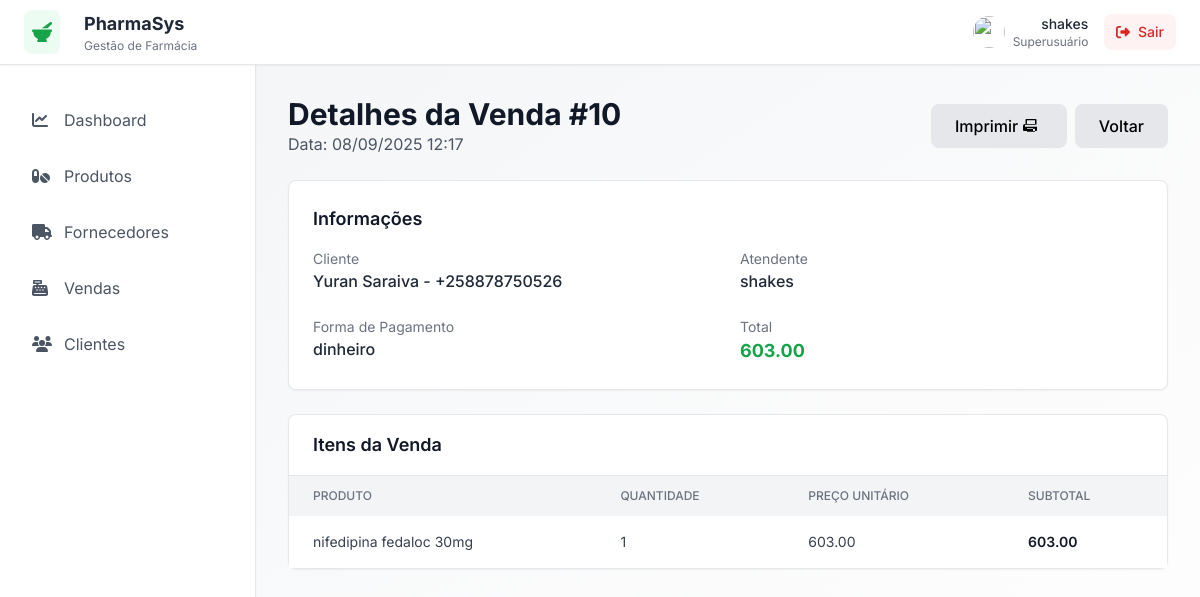
The page /vendas/10/detalhes/ (signed in) on the database its author committed.
### vendas/models.py (models this page shows, shortened)
class Venda(models.Model):
    FORMA_PAGAMENTO_CHOICES = [
        ("dinheiro", "Dinheiro"),
        ("mpesa", "M-Pesa"),
        ("emola", "E-Mola"),
        ('pos', 'POS'),
        ("transferencia", "Transferencia Bancaria"),
    ]
    cliente = models.ForeignKey(Cliente, on_delete=models.SET_NULL, null=True, blank=True)
    atendente = models.ForeignKey(User, on_delete=models.SET_NULL, null=True)
    data_venda = models.DateTimeField(auto_now_add=True)
    data_atualizacao = models.DateTimeField(auto_now=True)
    total = models.DecimalField(max_digits=10, decimal_places=2, default=0)
    forma_pagamento = models.CharField(max_length=20, choices=FORMA_PAGAMENTO_CHOICES)
    class Meta:
        ordering = ['-data_venda']
        permissions = [
            ("cancelar_venda", "Pode cancelar vendas"),
            ("reembolsar_venda", "Pode reembolsar vendas"),
            ("emitir_nfe", "Pode emitir NFE"),
        ]

class ItemVenda(models.Model):
    venda = models.ForeignKey(Venda, on_delete=models.CASCADE, related_name="itens")
    produto = models.ForeignKey(Produto, on_delete=models.PROTECT)
    quantidade = models.PositiveIntegerField(validators=[MinValueValidator(1)])
    preco_unitario = models.DecimalField(max_digits=10, decimal_places=2, default=0)
    class Meta:
        verbose_name = 'Item de Venda'
        verbose_name_plural = 'Itens de Venda'
    @property
    def subtotal(self):
        if not self.preco_unitario or not self.quantidade:
            return 0
        return self.preco_unitario * self.quantidade

### clientes/models.py (models this page shows)
class Cliente(models.Model):
    nome = models.CharField(max_length=100)
    telefone = models.CharField(max_length=15)
    email = models.EmailField(null=True, blank=True)
    endereco = models.CharField(max_length=100, null=True, blank=True)
    data_cadastro = models.DateTimeField(auto_now_add=True)
    def __str__(self):
        return f'{self.nome} - {self.telefone}'

### productos/models.py (models this page shows, shortened)
class Produto(models.Model):
    nome = models.CharField(max_length=100)
    categoria = models.ForeignKey(Categoria, on_delete=models.SET_NULL, null=True)
    fornecedor = models.ForeignKey(Fornecedor, on_delete=models.SET_NULL, null=True)
    codigo_barras = models.CharField(max_length=50, unique=True, null=True, blank=True)
    preco_venda = models.DecimalField(max_digits=10, decimal_places=2)
    preco_compra = models.DecimalField(max_digits=10, decimal_places=2)
    estoque_minimo = models.PositiveIntegerField(default=10)
    FORMA_FARMACEUTICA_CHOICES = [
        ('comprimido', 'Comprimido'),
        ('capsula', 'Cápsula'),
        ('xarope', 'Xarope'),
        ('injecao', 'Injetável'),
        ('pomada', 'Pomada'),
        ('supositorio', 'Supositório'),
        ('spray', 'Spray'),
        ('outro', 'Outro'),
    ]
    forma_farmaceutica = models.CharField(
        max_length=50,
        choices=FORMA_FARMACEUTICA_CHOICES,
        blank=True,
        null=True
    )
    dosagem = models.CharField(max_length=50, blank=True, null=True)
    NIVEL_PRESCRICAO_CHOICES = [
        ('niv0', 'Niv 0'),
        ('niv1', 'Niv 1'),
        ('niv2', 'Niv 2'),
        ('niv3', 'Niv 3'),
        ('niv4', 'Niv 4'),
    ]
    nivel_prescricao = models.CharField(
        max_length=50,
        choices=NIVEL_PRESCRICAO_CHOICES,
        default='niv0',
        blank=True,
        null=True
    )
    principio_ativo = models.CharField(max_length=100, blank=True, null=True)
    controlado = models.BooleanField(default=False)  # Só relevante se for medicamento

### vendas/views.py (the view)
# urls.py: path('<int:venda_id>/detalhes/', views.detalhes_venda, name='detalhes_venda'),
@login_required
def detalhes_venda(request, venda_id):
    venda = get_object_or_404(Venda, pk=venda_id)
    itens = ItemVenda.objects.filter(venda=venda)
    return render(request, 'vendas/detalhes_venda.html', {
        'venda': venda,
        'itens': itens
    })

### core/context_processors.py (called while the page is built)
def request_is_secure(request):
    return {'is_secure': request.is_secure()}

### vendas/templates/vendas/detalhes_venda.html (shortened to what this page needs)
{% extends 'main.html' %}
{% block content %}
    {% include 'navbar.html' %}
    <div id="main-content" class="flex-1 ml-64 p-8">
        <div class="mb-6 flex justify-between items-center">
            <div>
                <h2 class="text-3xl font-bold text-gray-900">Detalhes da Venda #{{ venda.id }}</h2>
                <p class="text-gray-600">Data: {{ venda.data_venda|date:"d/m/Y H:i" }}</p>
            </div>
            <div>
                <a href="{% url 'imprimir_recibo' venda.id %}"
                   class="px-6 py-3 mx-2 bg-gray-200 hover:bg-gray-300 rounded-lg font-medium transition-colors">
                    Imprimir
                    <i data-fa-i2svg="">
                    </i>
                </a>
                <a href="{% url 'listar_vendas' %}"
                   class="px-6 py-3 bg-gray-200 hover:bg-gray-300 rounded-lg font-medium transition-colors">
                    Voltar
                </a>
            </div>
        </div>
        <div class="bg-white rounded-lg shadow-sm border border-pharmacy-gray p-6 mb-6">
            <h3 class="text-lg font-semibold mb-4 text-gray-900">Informações</h3>
            <div class="grid grid-cols-1 md:grid-cols-2 gap-6">
                <div>
                    <p class="text-sm text-gray-500">Cliente</p>
                    <p class="text-base font-medium text-gray-800">{{ venda.cliente }}</p>
                </div>
                <div>
                    <p class="text-sm text-gray-500">Atendente</p>
                    <p class="text-base font-medium text-gray-800">{{ venda.atendente }}</p>
                </div>
                <div>
                    <p class="text-sm text-gray-500">Forma de Pagamento</p>
                    <p class="text-base font-medium text-gray-800">{{ venda.forma_pagamento }}</p>
                </div>
                <div>
                    <p class="text-sm text-gray-500">Total</p>
                    <p class="text-lg font-bold text-green-600">{{ venda.total }}</p>
                </div>
            </div>
        </div>
        <div class="bg-white rounded-lg shadow-sm border border-pharmacy-gray">
            <div class="px-6 py-4 border-b border-pharmacy-gray">
                <h3 class="text-lg font-semibold text-gray-900">Itens da Venda</h3>
            </div>
            <div class="overflow-x-auto">
                <table class="w-full">
                    <thead class="bg-pharmacy-gray-light">
                    <tr>
                        <th class="px-6 py-3 text-left text-xs font-medium text-gray-500 uppercase">Produto</th>
                        <th class="px-6 py-3 text-left text-xs font-medium text-gray-500 uppercase">Quantidade</th>
                        <th class="px-6 py-3 text-left text-xs font-medium text-gray-500 uppercase">Preço Unitário</th>
                        <th class="px-6 py-3 text-left text-xs font-medium text-gray-500 uppercase">Subtotal</th>
                    </tr>
                    </thead>
                    <tbody class="bg-white divide-y divide-gray-200">
                    {% for item in itens %}
                        <tr>
                            <td class="px-6 py-4 text-sm text-gray-700">{{ item.produto.nome }}</td>
                            <td class="px-6 py-4 text-sm text-gray-700">{{ item.quantidade }}</td>
                            <td class="px-6 py-4 text-sm text-gray-700">{{ item.preco_unitario }}</td>
                            <td class="px-6 py-4 text-sm font-semibold text-gray-900">{{ item.subtotal }}</td>
                        </tr>
                    {% empty %}
                        <tr>
                            <td colspan="4" class="px-6 py-4 text-center text-gray-500">Nenhum item nesta venda</td>
                        </tr>
                    {% endfor %}
                    </tbody>
                </table>
            </div>
        </div>
    </div>
{% endblock %}

### templates/navbar.html (shortened to what this page needs)
<div class="bg-white shadow-sm border-b border-pharmacy-gray fixed w-full z-40" id="header">
    <div class="flex justify-between items-center h-16 px-6">
        <div class="flex items-center" id="nav-logo">
            <div class="bg-pharmacy-green-light/10 p-2 rounded-lg mr-3">
                <i class="text-pharmacy-green-dark text-xl" data-fa-i2svg="">
                </i>
            </div>
            <div class="ml-3">
                <h1 class="text-lg font-bold text-gray-800">PharmaSys</h1>
                <p class="text-xs text-gray-500">Gestão de Farmácia</p>
            </div>
        </div>
        <div class="flex items-center space-x-4" id="nav-user">
            <div class="flex items-center space-x-2">
                <img class="w-8 h-8 rounded-full"
                     src="https://storage.googleapis.com/uxpilot-auth.appspot.com/avatars/avatar-1.jpg">
                <div class="text-right">
                    <p class="text-sm font-medium text-gray-800">{{ request.user.username }}</p>
                    <p class="text-xs text-gray-500">
                        {% if request.user.is_superuser %}
                            Superusuário
                        {% elif request.user.is_staff %}
                            Staff
                        {% elif request.user.is_active %}
                            Usuário activo
                        {% else %}
                            Inactivo
                        {% endif %}
                    </p>
                </div>
            </div>
            <form method="post" action="{% url 'logout' %}">
                <button type="submit"
                        class="bg-red-50 hover:bg-red-100 text-red-600 px-3 py-2 rounded-lg text-sm font-medium transition-colors">
                    <i class="mr-1" data-fa-i2svg="">
                    </i>
                    Sair
                </button>
            </form>
        </div>
    </div>
</div>
<div class="flex pt-16">
    <div class="w-64 bg-white shadow-sm border-r border-pharmacy-gray fixed h-full" id="sidebar">
        <nav class="mt-8 px-4">
            <div class="space-y-2">
                <a class="flex items-center px-4 py-3 text-gray-600 hover:bg-pharmacy-green-light/10 hover:text-pharmacy-green-dark rounded-lg transition-colors cursor-pointer"
                   href="{% url 'dashboard' %}">
                    <i class="mr-3 w-5" data-fa-i2svg="">
                    </i>
                    Dashboard
                </a>
                <a class="flex items-center px-4 py-3 text-gray-600 hover:bg-pharmacy-green-light/10 hover:text-pharmacy-green-dark rounded-lg transition-colors cursor-pointer"
                   href="{% url 'productos_list' %}">
                    <i class="mr-3 w-5" data-fa-i2svg="">
                    </i>
                    Produtos
                </a>
                <a class="flex items-center px-4 py-3 text-gray-600 hover:bg-pharmacy-green-light/10 hover:text-pharmacy-green-dark rounded-lg transition-colors cursor-pointer"
                   href="{% url 'listar_fornecedores' %}">
                    <i class="mr-3 w-5" data-fa-i2svg="">
                    </i>
                    Fornecedores
                </a>
                <a href="{% url 'listar_vendas' %}"
                   class="flex items-center px-4 py-3 text-gray-600 hover:bg-pharmacy-green-light/10 hover:text-pharmacy-green-dark rounded-lg transition-colors cursor-pointer">
                    <i class="mr-3 w-5" data-fa-i2svg="">
                    </i>
                    Vendas
                </a>
                <a class="flex items-center px-4 py-3 text-gray-600 hover:bg-pharmacy-green-light/10 hover:text-pharmacy-green-dark rounded-lg transition-colors cursor-pointer"
                   href="{% url 'listar_cliente' %}">
                    <i class="mr-3 w-5" data-fa-i2svg="">
                    </i>
                    Clientes
                </a>
            </div>
        </nav>
    </div>
</div>

### templates/main.html (style rules this page uses)
* { font-family: 'Inter', sans-serif; }

### rows shown on the page
Venda: id "10", data_venda "08/09/2025 12:17", cliente "Yuran Saraiva - +258878750526", atendente "shakes", forma_pagamento "dinheiro", total "603.00"
ItemVenda: produto.nome "nifedipina fedaloc 30mg", quantidade "1", preco_unitario "603.00", subtotal "603.00"

### other values the page prints
{{ request.user.username }} "shakes"
